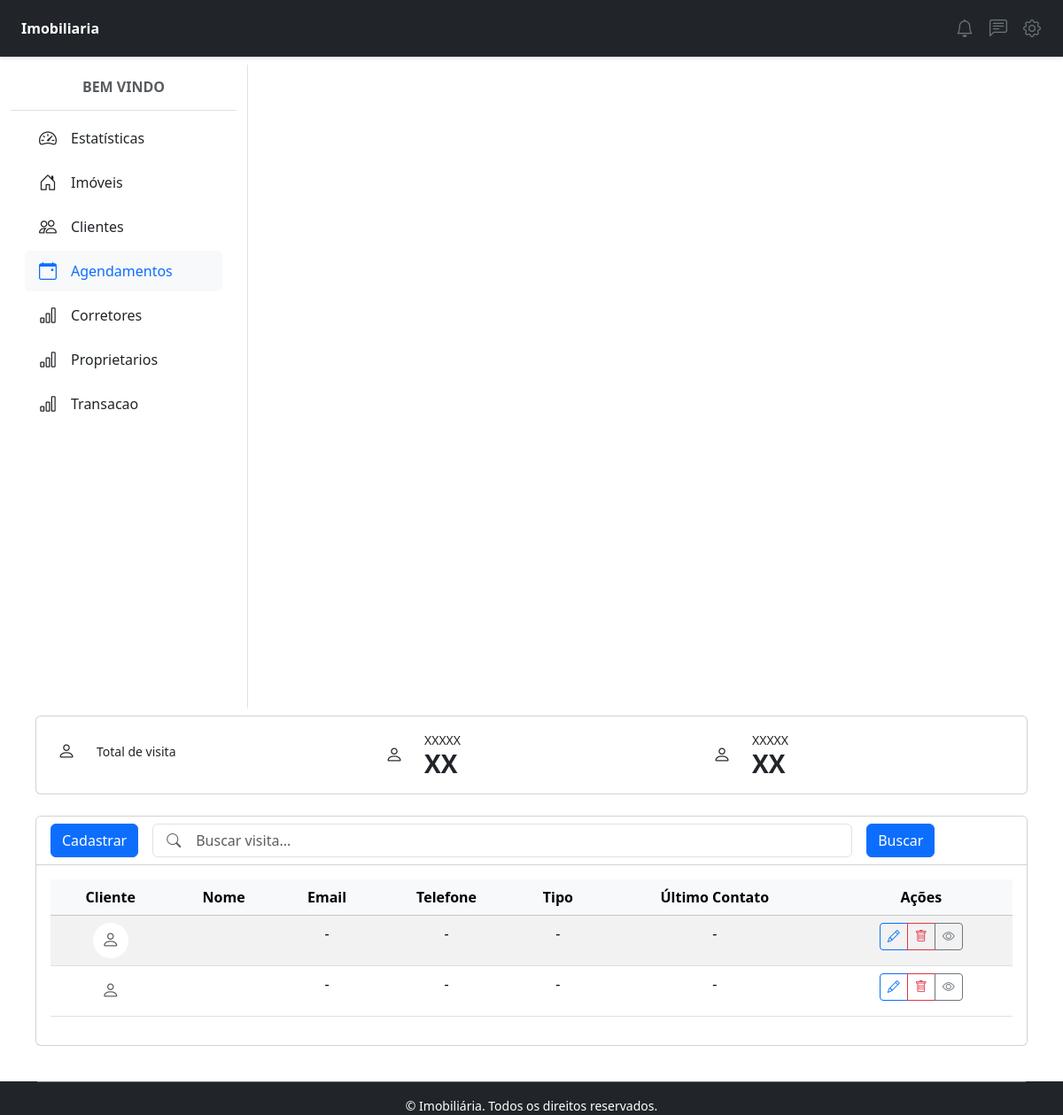
The page /visitas/ on the database as committed earlier.
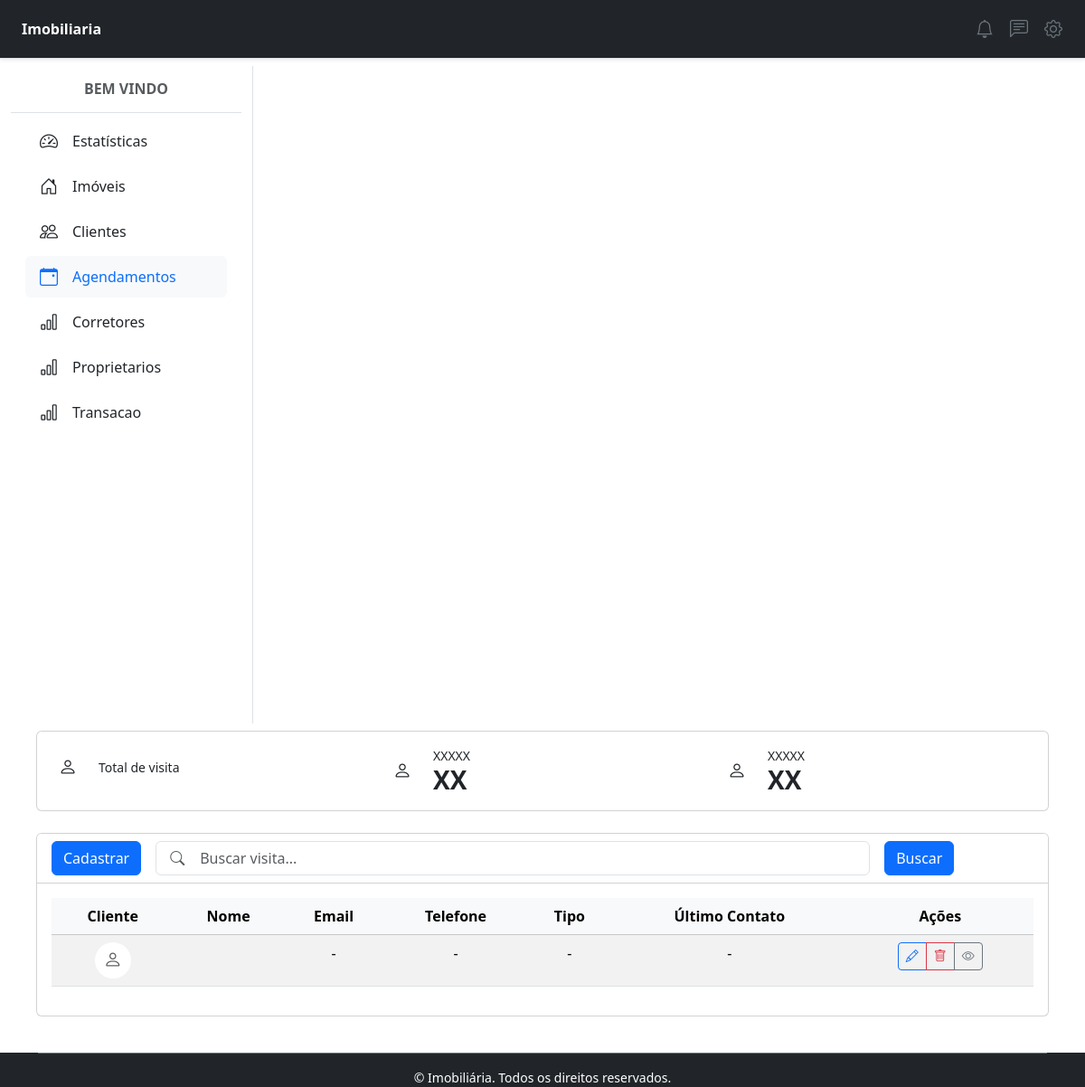
The same page on the database as committed later.
### visita/models.py (models this page shows)
class Visita(models.Model):
    corretor = models.ForeignKey('corretores.Corretor', on_delete=models.CASCADE, related_name='corretor', null=True)
    imovel = models.ForeignKey('imovel.Imovel', on_delete=models.CASCADE, related_name='imovel', null=True)
    cliente = models.ForeignKey('cliente.Cliente', on_delete=models.CASCADE, related_name='cliente', null=True)
    data = models.DateField('Data', help_text='Data da visita', null=True)
    class Meta:
        verbose_name = 'Cliente'
        verbose_name_plural = 'Clientes'

### visita/views.py (the view)
# urls.py: path('visitas/', VisitaView.as_view(), name='visita'),
class VisitaView(ListView):
    model = Visita
    template_name = 'visitas.html'
    def get_queryset(self):
        buscar = self.request.GET.get('buscar')
        qs = super(VisitaView, self).get_queryset()
        if buscar:
            qs = qs.filter(nome__icontains=buscar)
        if qs.count() > 0:
            paginator = Paginator(qs, 10)
            listagem = paginator.get_page(self.request.GET.get('page'))
            return listagem
        else:
            return messages.info(self.request, 'Nenhum agendamento encontrado')

### visita/templates/visitas.html (shortened to what this page needs)
{% extends "principal.html" %}
{% block content %}
<body class="bg-gray-50">
    <div class="container-fluid">
        <div class="row">
            <main class="col-md-9 mx-auto col-lg-12 p-3">
                <div class="card mb-4">
                    <div class="card-body">
                        <div class="row g-4">
                            <div class="col-md-4">
                                <div class="d-flex align-items-center gap-3">
                                    <div class="p-2 bg-icon-purple rounded-circle">
                                        <i class="bi bi-person text-icon-purple fs-5"></i>
                                    </div>
                                    <div>
                                        <p class="text-muted-foreground mb-0 small">Total de visita</p>
                                    </div>
                                </div>
                            </div>
                            <div class="col-md-4">
                                <div class="d-flex align-items-center gap-3">
                                    <div class="p-2 bg-icon-green rounded-circle">
                                        <i class="bi bi-person text-icon-green fs-5"></i>
                                    </div>
                                    <div>
                                        <p class="text-muted-foreground mb-0 small">XXXXX</p>
                                        <p class="h3 fw-bold mb-0">XX</p>
                                    </div>
                                </div>
                            </div>
                            <div class="col-md-4">
                                <div class="d-flex align-items-center gap-3">
                                    <div class="p-2 bg-icon-red rounded-circle">
                                        <i class="bi bi-person text-icon-red fs-5"></i>
                                    </div>
                                    <div>
                                        <p class="text-muted-foreground mb-0 small">XXXXX</p>
                                        <p class="h3 fw-bold mb-0">XX</p>
                                    </div>
                                </div>
                            </div>
                        </div>
                    </div>
                </div>
                <div class="card">
                    <div class="card-header bg-white d-flex justify-content-between align-items-center">
                        <div class="d-flex align-items-center gap-3">
                            <a href="{% url 'visita_adicionar' %}" class="btn btn-primary">Cadastrar</a>
                            <div class="position-relative">
                                <i class="bi bi-search position-absolute top-50 start-0 translate-middle-y ms-3 text-muted"></i>
                                <input type="text" class="form-control ps-5" placeholder="Buscar visita..." style="width: 790px;" value="{{ request.GET.buscar }}">
                            </div>
                            <a href="#" class="btn btn-primary">Buscar</a>
                        </div>
                    </div>
                    <div class="card-body">
                        <div class="table-responsive">
                            <table class="table table-hover table-striped">
                                <thead class="table-light text-center">
                                    <tr>
                                        <th>Cliente</th>
                                        <th>Nome</th>
                                        <th>Email</th>
                                        <th>Telefone</th>
                                        <th>Tipo</th>
                                        <th>Último Contato</th>
                                        <th>Ações</th>
                                    </tr>
                                </thead>
                                <tbody class="text-center">
                                    {% for visita in object_list %}
                                    <tr>
                                        <td>
                                            {% if visita.foto %}
                                            <img src="{{ visita.foto.url }}" class="rounded-circle" width="40" height="40" alt="Foto do visita"/>
                                            {% else %}
                                            <div class="bg-white rounded-circle d-flex align-items-center justify-content-center mx-auto" style="width: 40px; height: 40px;">
                                                <i class="bi bi-person text-muted fs-5"></i>
                                            </div>
                                            {% endif %}
                                        </td>
                                        <td class="fw-bold">{{ visita.nome }}</td>
                                        <td>{{ visita.email|default:"-" }}</td>
                                        <td>{{ visita.telefone|default:"-" }}</td>
                                        <td>{{ visita.get_tipo_display|default:"-" }}</td>
                                        <td>{{ visita.ultimo_contato|default:"-" }}</td>
                                        <td class="text-center">
                                            <div class="btn-group btn-group-sm" role="group">
                                                <a href="{% url 'visita_editar' visita.pk %}" class="btn btn-outline-primary" title="Editar">
                                                    <i class="bi bi-pencil"></i>
                                                </a>
                                                <a href="{% url 'visita_apagar' visita.pk %}" class="btn btn-outline-danger" title="Excluir">
                                                    <i class="bi bi-trash"></i>
                                                </a>
                                                <button type="button" class="btn btn-outline-secondary" data-bs-toggle="modal" data-bs-target="#modal{{visita.id}}">
                                                    <i class="bi bi-eye"></i>
                                                </button>
                                            </div>
                                        </td>
                                    </tr>
                                    {% endfor %}
                                </tbody>
                            </table>
                        </div>
                    </div>
                </div>
            </main>
        </div>
    </div>
</body>
</html>
{% endblock %}

### home/templates/principal.html (shortened to what this page needs)
<!DOCTYPE html>
{% load static %}
<html lang="pt-br" data-bs-theme="light">
<head>
    {% block head %}
    {% include "head.html" %}
    {% endblock %}
</head>
<body>
    {% block navbar %}
    {% include "navbar.html" %}
    {% endblock %}
    <div class="container-fluid">
        <div class="row">
            {% include "sidebar.html" %}
            <main class="col ms-lg-auto px-md-4">
                {% block content %}{% endblock %}
    {% block footer %}
    {% include "footer.html" %}
    {% endblock %}
</body>
</html>

### home/templates/head.html (shortened to what this page needs)
{% load static %}
<head>
  <link rel="stylesheet" href="https://cdn.es.gov.br/fonts/font-awesome/css/font-awesome.min.css">
  <link rel="stylesheet" href="https://cdn.jsdelivr.net/npm/bootstrap@5.3.3/dist/css/bootstrap.min.css"
/>
  <link rel="stylesheet" href="https://cdn.jsdelivr.net/npm/bootstrap-icons@1.10.5/font/bootstrap-icons.css">
</head>

### home/templates/navbar.html
<header class="bg-dark border-bottom py-3 px-4 sticky-top shadow-sm">
  <div class="d-flex justify-content-between align-items-center">
    <div class="d-flex align-items-center gap-2">
      <span class="fw-bold text-white">Imobiliaria</span>
    </div>
    <div class="d-flex align-items-center gap-3">
      <div class="d-none d-md-flex align-items-center gap-3 position-relative">
        <button class="btn btn-link position-relative p-0">
          <i class="bi bi-bell fs-5 text-secondary"></i>
        </button>
        <button class="btn btn-link position-relative p-0">
          <i class="bi bi-chat-left-text fs-5 text-secondary"></i>
        </button>
        <button class="btn btn-link p-0">
          <i class="bi bi-gear fs-5 text-secondary"></i>
        </button>
      </div>
    </div>
  </div>
</header>

### home/templates/sidebar.html
<div id="sidebar" class="d-flex flex-column flex-shrink-0 bg-white border-end"
  style="width: 280px; height: calc(100vh - 73px); position: sticky; top: 73px;">
  <div class="p-3 border-bottom d-flex align-items-center justify-content-center">
    <h6 class="mb-0 text-uppercase fw-semibold text-muted">
      Bem vindo
    </h6>
  </div>
  <ul class="nav nav-pills flex-column mb-auto px-3 pt-2" id="sidebarItems">
    <li class="nav-item mb-1">
      <a href="/"
        class="nav-link {% if request.path == '/' %}active text-primary bg-light{% else %}text-dark{% endif %} d-flex align-items-center rounded">
        <i class="bi bi-speedometer2 me-3 fs-5"></i>
        <span>Estatísticas</span>
      </a>
    </li>
    <li class="nav-item mb-1">
      <a href="/imovel"
        class="nav-link {% if request.path|slice:':7' == '/imovel' and request.path != '/' %}active text-primary bg-light{% else %}text-dark{% endif %} d-flex align-items-center rounded">
        <i class="bi bi-house-door me-3 fs-5"></i>
        <span>Imóveis</span>
      </a>
    </li>
    <li class="nav-item mb-1">
      <a href="/clientes"
        class="nav-link {% if request.path|slice:':9' == '/clientes' %}active text-primary bg-light{% else %}text-dark{% endif %} d-flex align-items-center rounded">
        <i class="bi bi-people me-3 fs-5"></i>
        <span>Clientes</span>
      </a>
    </li>
    <li class="nav-item mb-1">
      <a href="/visitas"
        class="nav-link {% if request.path|slice:':8  ' == '/visitas' %}active text-primary bg-light{% else %}text-dark{% endif %} d-flex align-items-center rounded">
        <i class="bi bi-calendar-event me-3 fs-5"></i>
        <span>Agendamentos</span>
      </a>
    </li>
    <li class="nav-item mb-1">
      <a href="/corretores"
        class="nav-link {% if request.path|slice:':11' == '/corretores' %}active text-primary bg-light{% else %}text-dark{% endif %} d-flex align-items-center rounded">
        <i class="bi bi-bar-chart me-3 fs-5"></i>
        <span>Corretores</span>
      </a>
    </li>
    <li class="nav-item mb-1">
      <a href="/proprietarios/"
        class="nav-link {% if request.path|slice:':11' == '/proprietarios' %}active text-primary bg-light{% else %}text-dark{% endif %} d-flex align-items-center rounded">
        <i class="bi bi-bar-chart me-3 fs-5"></i>
        <span>Proprietarios</span>
      </a>
    </li>
    <li class="nav-item mb-1">
      <a href="/transacao/"
        class="nav-link {% if request.path|slice:':11' == '/transacao' %}active text-primary bg-light{% else %}text-dark{% endif %} d-flex align-items-center rounded">
        <i class="bi bi-bar-chart me-3 fs-5"></i>
        <span>Transacao</span>
      </a>
    </li>
  </ul>
</div>

### home/templates/footer.html (shortened to what this page needs)
<footer class="bg-dark text-light  mx-auto align-items-center">
  <div class="container">
    <div class="border-top border-secondary pt-3 mt-4">
      <div class="d-flex flex-column flex-md-row justify-content-between align-items-center">
        <p class="text-white small mb-2 mb-md-0 mx-auto">
          &copy; {{ now.year }} Imobiliária. Todos os direitos reservados.
        </p>
      </div>
    </div>
  </div>
</footer>

Rows that differ between the two databases and show on the page:
removed Visita: email "-", telefone "-", tipo "-", ultimo_contato "-"
